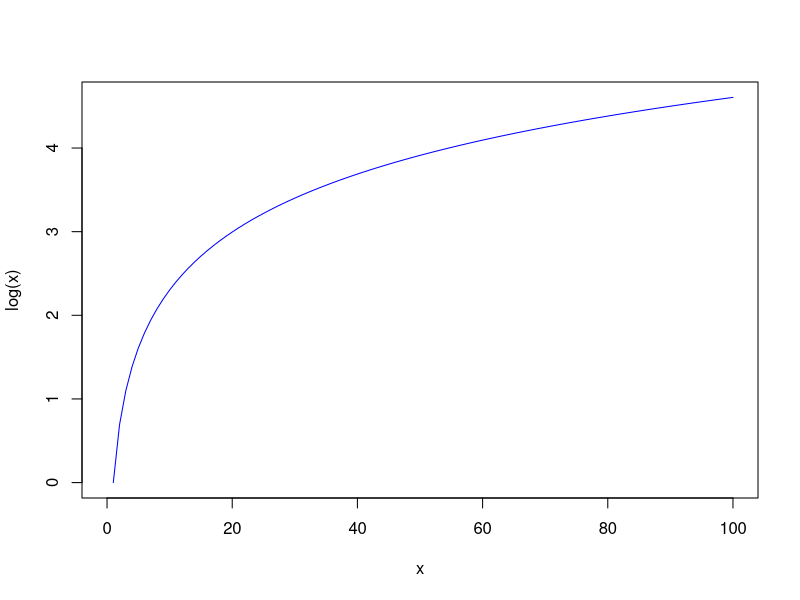
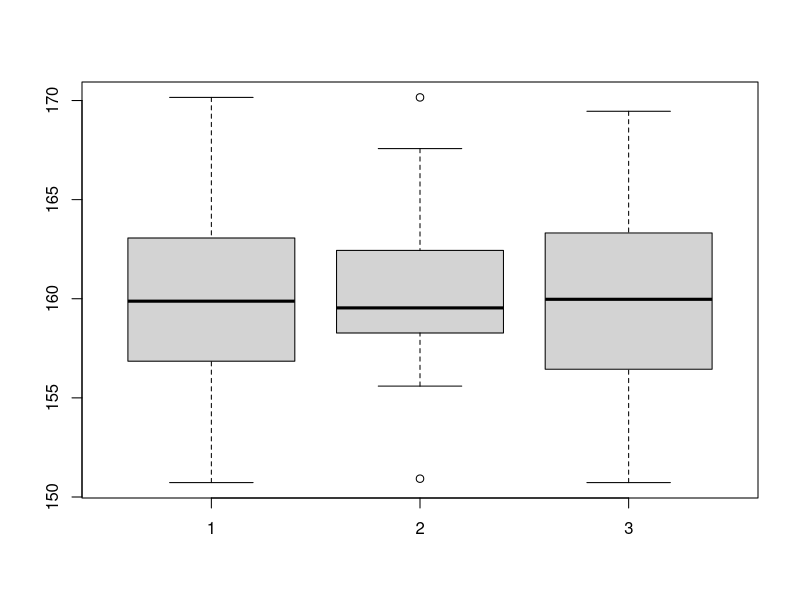

Recreate these plots in R, in order.
## ---- chunk 1
knitr::opts_chunk$set(echo = TRUE)
## ---- chunk 2
x <-seq(from=0,to=100,by=1)
mean(x)
sd(x)
## ---- chunk 3
X<- seq(from=0.1,to=10,by=0.01)
plot(x,log(x),type='l',col='blue')
## ---- chunk 4
x <- c(1,2,4)
x
class(x)
y<- c(sqrt(2),sqrt(3),sqrt(5))
y
class(y)
z<- c('pepito','junito','zumalacarregui')
z
class(z)
## ---- chunk 5
taille <- c(1.88, 1.65, 1.92, 1.76)
taille
class(taille)
sexe <- c("h", "f", "h", "f")
sexe
class(sexe)
urbain <- c(TRUE, TRUE, FALSE, FALSE)
urbain
class(urbain)
## ---- chunk 6
x<-rep('pepito',3)
x
y<-rep(c(sqrt(2),3),4)
y
## ---- chunk 7
x<- seq(from=-10,to=10,by=1)
x
## ---- chunk 8
x
x[3:5]
length(x[3:5])
## ---- chunk 9
pi
LETTERS
letters
month.name
month.abb
## ---- chunk 10
taille <- c(1.88, NA, 1.65, 1.92, 1.76, NA)
taille
mean(taille,na ='TRUE')
sd(taille,na='TRUE')
summary(taille)
length(taille)
class(taille)
is.na(taille)
sexe <- c("h", "f", NA, "h", NA, "f")
sexe
## ---- chunk 11
sexe <- c(rep("f",25),rep("h",50))
taille<-rnorm(75,160,5)
bd<-data.frame(sexe,taille)
taille.f<-bd$taille[sexe=="f"]
taille.h<-bd$taille[sexe=="h"]
mean(taille.f)
mean(taille.h)
mean(taille)
boxplot(taille,taille.f,taille.h)
